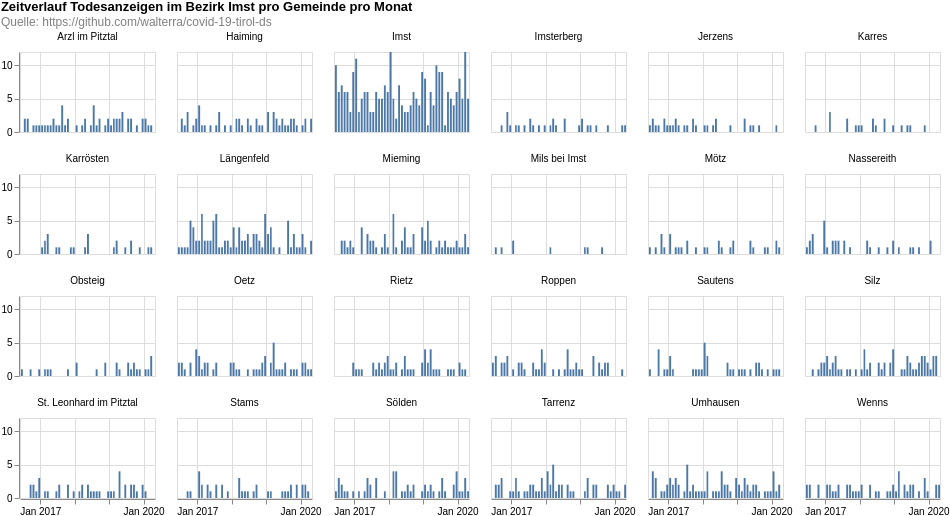

Write a Vega-Lite specification for this figure.
### Vega-Lite specification from a JSON file in a GitHub repository (floating-point values rounded to 4 significant figures; data arrays with more than 128 entries replaced by an {"elided": "..."} marker saying what was removed)
{"$schema": "https://vega.github.io/schema/vega-lite/v4.8.1.json", "columns": 6, "config": {"view": {"continuousHeight": 300, "continuousWidth": 400}}, "data": {"name": "data-7d1b412a789f1df22036e5d39999586c"}, "datasets": {"data-7d1b412a789f1df22036e5d39999586c": {"elided": "1307 records"}}, "facet": {"field": "municipaly", "title": null, "type": "nominal"}, "padding": 0, "spec": {"layer": [{"encoding": {"tooltip": [{"field": "date", "timeUnit": "yearmonth", "type": "temporal"}, {"aggregate": "sum", "field": "count", "type": "quantitative"}], "x": {"field": "date", "timeUnit": "yearmonth", "title": null, "type": "temporal"}, "y": {"aggregate": "sum", "field": "count", "title": null, "type": "quantitative"}}, "height": 80, "mark": "bar", "width": 135}]}, "title": {"color": "black", "subtitle": ["Quelle: https://github.com/walterra/covid-19-tirol-ds"], "subtitleColor": "gray", "text": ["Zeitverlauf Todesanzeigen im Bezirk Imst pro Gemeinde pro Monat"]}}
